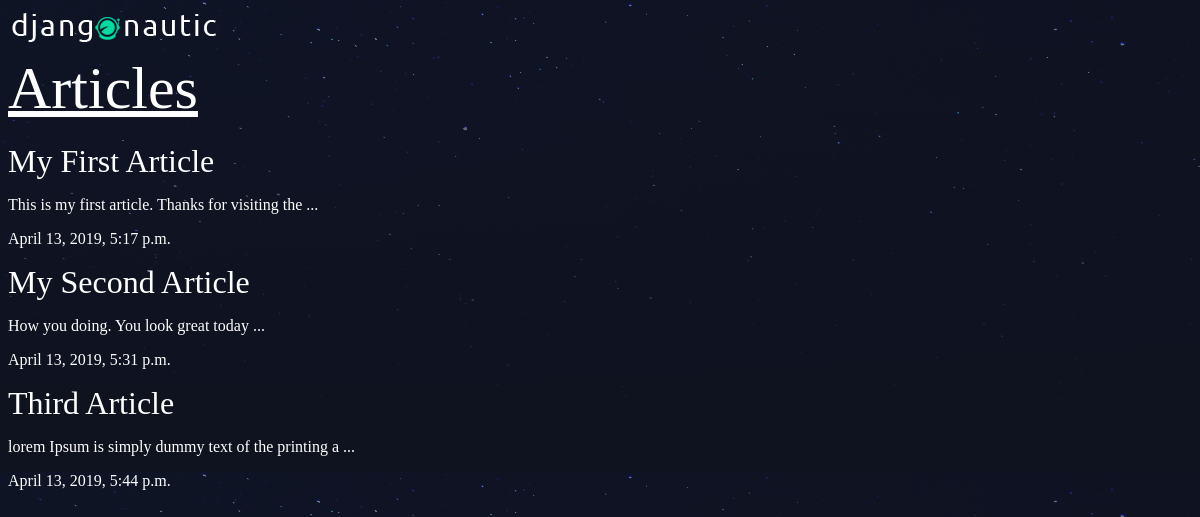
The app's page /articles/ with its own data.
### articles/models.py (models this page shows, shortened)
class Articles(models.Model):
    title = models.CharField(max_length=100)
    slug = models.SlugField()
    body = models.TextField()
    date = models.DateTimeField(auto_now_add=True)
    def short(self):
        return self.body[:50]+' ...'

### articles/views.py (the view)
# urls.py: path('', views.articles,name='list'),
def articles(request):
    articles = Articles.objects.all().order_by('date')
    return render(request,'articles/article_view.html',{'articles':articles})

### articles/templates/articles/article_view.html
{% extends 'basic_layout.html' %}
{% block content %}
    <h1 style='text-decoration:underline;font-size:60px;margin-bottom:20px;'>Articles</h1>
    <div class="articles">
      {% for article in articles %}
        <div class="article">
          <h1><a href="{% url 'articles:detail' article_name=article.slug %}">{{article.title}}</a></h1>
          <p>{{article.short}}</p>
          <p>{{article.date}}</p>
        </div>
      {% endfor %}
    </div>
{% endblock %}

### templates/basic_layout.html (shortened to what this page needs)
{% load static from staticfiles %}
<!DOCTYPE html>
<html lang="en" dir="ltr">
  <head>
    <link rel="stylesheet" href="{% static 'style.css' %}">
  </head>
  <body>
     <div class="wrapper">
       <h1><a href="{% url 'articles:list' %}"><img src='{% static 'logo.png' %}'></a>
       {% block content %}
       {% endblock %}
     </div>
  </body>
</html>

### assets/style.css (style rules this page uses)
body { background-color: #0f121f; background-image: url(stars.png); background-repeat-y: no-repeat; color: #fff; }
body * { font-family: Ubuntu; }
h1, h2, h3, h4, h5 { font-weight: normal; margin: 0; }
a, a:hover, a:visited { color: #fff; text-decoration: none; }

### records on screen
Articles: title "My First Article", short "This is my first article. Thanks for visiting the ...", date "April 13, 2019, 5:17 p.m."
Articles: title "My Second Article", short "How you doing. You look great today ...", date "April 13, 2019, 5:31 p.m."
Articles: title "Third Article", short "lorem Ipsum is simply dummy text of the printing a ...", date "April 13, 2019, 5:44 p.m."
